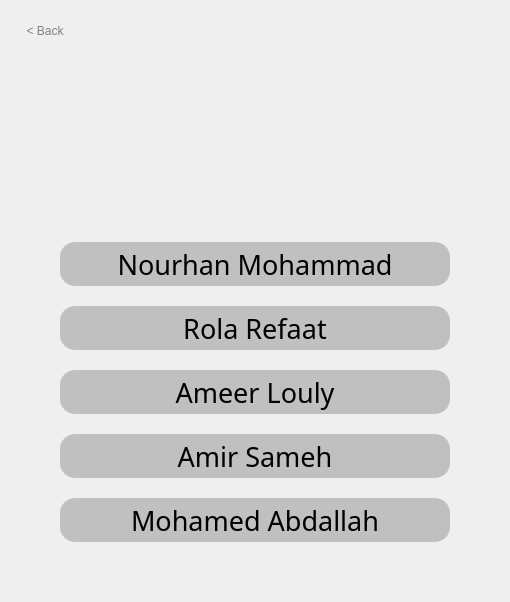
      <widget class="QWidget" name="AboutPage">
       <layout class="QVBoxLayout" name="verticalLayout_10">
        <item>
         <layout class="QHBoxLayout" name="horizontalLayout_9">
          <property name="leftMargin">
           <number>15</number>
          </property>
          <property name="topMargin">
           <number>10</number>
          </property>
          <property name="bottomMargin">
           <number>10</number>
          </property>
          <item>
           <widget class="QPushButton" name="back_5">
            <property name="styleSheet">
             <string notr="true">QPushButton
{
	color: grey;
	font: 300 15pt &quot;Montserrat&quot;;
	Background: rgba(0, 0, 0, 0);
	border: none;
}

QPushButton:hover
{
	font: 300 15pt &quot;Montserrat&quot;;
	color: rgb(90, 90, 90);
	Background: rgba(0, 0, 0, 0);
	border: none;
}

QPushButton:pressed
{
	font: 300 15pt &quot;Montserrat&quot;;
	color: rgb(36, 36, 36);
	Background: rgba(0, 0, 0, 0);
	border: none;
}</string>
            </property>
            <property name="text">
             <string>&lt; Back</string>
            </property>
           </widget>
          </item>
          <item>
           <spacer name="horizontalSpacer_25">
            <property name="orientation">
             <enum>Qt::Orientation::Horizontal</enum>
            </property>
            <property name="sizeHint" stdset="0">
             <size>
              <width>318</width>
              <height>20</height>
             </size>
            </property>
           </spacer>
          </item>
         </layout>
        </item>
        <item>
         <layout class="QHBoxLayout" name="horizontalLayout_6">
          <item>
           <spacer name="horizontalSpacer_15">
            <property name="orientation">
             <enum>Qt::Orientation::Horizontal</enum>
            </property>
            <property name="sizeHint" stdset="0">
             <size>
              <width>40</width>
              <height>20</height>
             </size>
            </property>
           </spacer>
          </item>
          <item>
           <widget class="QLabel" name="label_11">
            <property name="minimumSize">
             <size>
              <width>100</width>
              <height>130</height>
             </size>
            </property>
            <property name="maximumSize">
             <size>
              <width>100</width>
              <height>130</height>
             </size>
            </property>
            <property name="styleSheet">
             <string notr="true">QLabel
{
	background-color: rgba(0, 0, 0, 0);
}</string>
            </property>
            <property name="text">
             <string/>
            </property>
            <property name="pixmap">
             <pixmap resource="images.qrc">:/Logic/Graphics/SVG/CU.svg</pixmap>
            </property>
            <property name="scaledContents">
             <bool>true</bool>
            </property>
           </widget>
          </item>
          <item>
           <spacer name="horizontalSpacer_12">
            <property name="orientation">
             <enum>Qt::Orientation::Horizontal</enum>
            </property>
            <property name="sizeType">
             <enum>QSizePolicy::Policy::MinimumExpanding</enum>
            </property>
            <property name="sizeHint" stdset="0">
             <size>
              <width>40</width>
              <height>20</height>
             </size>
            </property>
           </spacer>
          </item>
          <item>
           <widget class="QLabel" name="label_12">
            <property name="maximumSize">
             <size>
              <width>330</width>
              <height>100</height>
             </size>
            </property>
            <property name="styleSheet">
             <string notr="true">QLabel
{
	background-color: rgba(0, 0, 0, 0);
}</string>
            </property>
            <property name="text">
             <string/>
            </property>
            <property name="pixmap">
             <pixmap resource="images.qrc">:/Logic/Graphics/SVG/EECE27_logo_SVG.svg</pixmap>
            </property>
            <property name="scaledContents">
             <bool>true</bool>
            </property>
           </widget>
          </item>
          <item>
           <spacer name="horizontalSpacer_13">
            <property name="orientation">
             <enum>Qt::Orientation::Horizontal</enum>
            </property>
            <property name="sizeType">
             <enum>QSizePolicy::Policy::MinimumExpanding</enum>
            </property>
            <property name="sizeHint" stdset="0">
             <size>
              <width>40</width>
              <height>20</height>
             </size>
            </property>
           </spacer>
          </item>
          <item>
           <widget class="QLabel" name="label_13">
            <property name="maximumSize">
             <size>
              <width>100</width>
              <height>100</height>
             </size>
            </property>
            <property name="styleSheet">
             <string notr="true">QLabel
{
	background-color: rgba(0, 0, 0, 0);
}</string>
            </property>
            <property name="text">
             <string/>
            </property>
            <property name="pixmap">
             <pixmap resource="images.qrc">:/Logic/Graphics/SVG/Engineering.svg</pixmap>
            </property>
            <property name="scaledContents">
             <bool>true</bool>
            </property>
           </widget>
          </item>
          <item>
           <spacer name="horizontalSpacer_17">
            <property name="orientation">
             <enum>Qt::Orientation::Horizontal</enum>
            </property>
            <property name="sizeHint" stdset="0">
             <size>
              <width>40</width>
              <height>20</height>
             </size>
            </property>
           </spacer>
          </item>
         </layout>
        </item>
        <item>
         <layout class="QGridLayout" name="gridLayout_8">
          <item row="0" column="1">
           <spacer name="verticalSpacer_11">
            <property name="orientation">
             <enum>Qt::Orientation::Vertical</enum>
            </property>
            <property name="sizeHint" stdset="0">
             <size>
              <width>408</width>
              <height>40</height>
             </size>
            </property>
           </spacer>
          </item>
          <item row="1" column="0">
           <spacer name="horizontalSpacer_14">
            <property name="orientation">
             <enum>Qt::Orientation::Horizontal</enum>
            </property>
            <property name="sizeHint" stdset="0">
             <size>
              <width>40</width>
              <height>298</height>
             </size>
            </property>
           </spacer>
          </item>
          <item row="1" column="1">
           <layout class="QVBoxLayout" name="verticalLayout_9">
            <property name="spacing">
             <number>20</number>
            </property>
            <property name="leftMargin">
             <number>9</number>
            </property>
            <property name="topMargin">
             <number>9</number>
            </property>
            <property name="rightMargin">
             <number>9</number>
            </property>
            <property name="bottomMargin">
             <number>9</number>
            </property>
            <item>
             <widget class="QLabel" name="label_6">
              <property name="font">
               <font>
                <family>Montserrat</family>
                <pointsize>20</pointsize>
               </font>
              </property>
              <property name="styleSheet">
               <string notr="true">QLabel
{
	background-color:rgba(0, 0, 0, 50);
	border-radius: 15px;
}</string>
              </property>
              <property name="text">
               <string>Nourhan Mohammad</string>
              </property>
              <property name="alignment">
               <set>Qt::AlignmentFlag::AlignCenter</set>
              </property>
             </widget>
            </item>
            <item>
             <widget class="QLabel" name="label_7">
              <property name="font">
               <font>
                <family>Montserrat</family>
                <pointsize>20</pointsize>
               </font>
              </property>
              <property name="styleSheet">
               <string notr="true">QLabel
{
	background-color:rgba(0, 0, 0, 50);
	border-radius: 15px;
}</string>
              </property>
              <property name="text">
               <string>Rola Refaat</string>
              </property>
              <property name="alignment">
               <set>Qt::AlignmentFlag::AlignCenter</set>
              </property>
             </widget>
            </item>
            <item>
             <widget class="QLabel" name="label_8">
              <property name="font">
               <font>
                <family>Montserrat</family>
                <pointsize>20</pointsize>
               </font>
              </property>
              <property name="styleSheet">
               <string notr="true">QLabel
{
	background-color:rgba(0, 0, 0, 50);
	border-radius: 15px;
}</string>
              </property>
              <property name="text">
               <string>Ameer Louly</string>
              </property>
              <property name="alignment">
               <set>Qt::AlignmentFlag::AlignCenter</set>
              </property>
             </widget>
            </item>
            <item>
             <widget class="QLabel" name="label_9">
              <property name="font">
               <font>
                <family>Montserrat</family>
                <pointsize>20</pointsize>
               </font>
              </property>
              <property name="styleSheet">
               <string notr="true">QLabel
{
	background-color:rgba(0, 0, 0, 50);
	border-radius: 15px;
}</string>
              </property>
              <property name="text">
               <string>Amir Sameh</string>
              </property>
              <property name="alignment">
               <set>Qt::AlignmentFlag::AlignCenter</set>
              </property>
             </widget>
            </item>
            <item>
             <widget class="QLabel" name="label_10">
              <property name="font">
               <font>
                <family>Montserrat</family>
                <pointsize>20</pointsize>
               </font>
              </property>
              <property name="styleSheet">
               <string notr="true">QLabel
{
	background-color:rgba(0, 0, 0, 50);
	border-radius: 15px;
}</string>
              </property>
              <property name="text">
               <string>Mohamed Abdallah</string>
              </property>
              <property name="alignment">
               <set>Qt::AlignmentFlag::AlignCenter</set>
              </property>
             </widget>
            </item>
           </layout>
          </item>
          <item row="1" column="2">
           <spacer name="horizontalSpacer_16">
            <property name="orientation">
             <enum>Qt::Orientation::Horizontal</enum>
            </property>
            <property name="sizeHint" stdset="0">
             <size>
              <width>40</width>
              <height>318</height>
             </size>
            </property>
           </spacer>
          </item>
          <item row="2" column="1">
           <spacer name="verticalSpacer_12">
            <property name="orientation">
             <enum>Qt::Orientation::Vertical</enum>
            </property>
            <property name="sizeHint" stdset="0">
             <size>
              <width>408</width>
              <height>40</height>
             </size>
            </property>
           </spacer>
          </item>
         </layout>
        </item>
       </layout>
      </widget>
